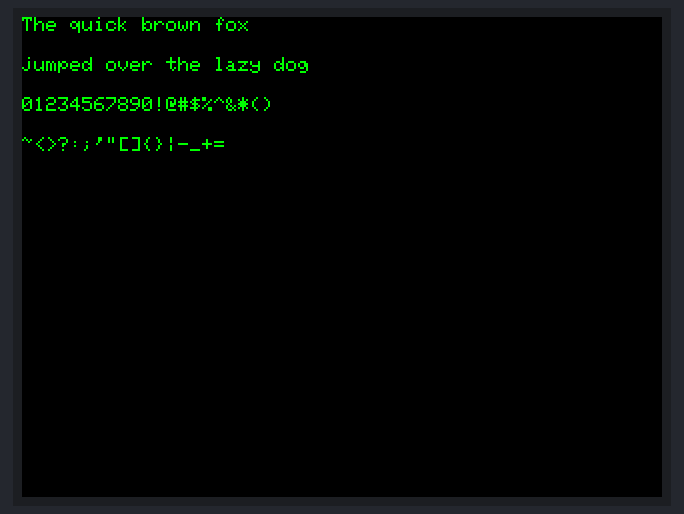
A sketch run on a simulated ESP32. Parts: 320×240 colour display.

Above: at 0.4 s.
At 2.5 s:
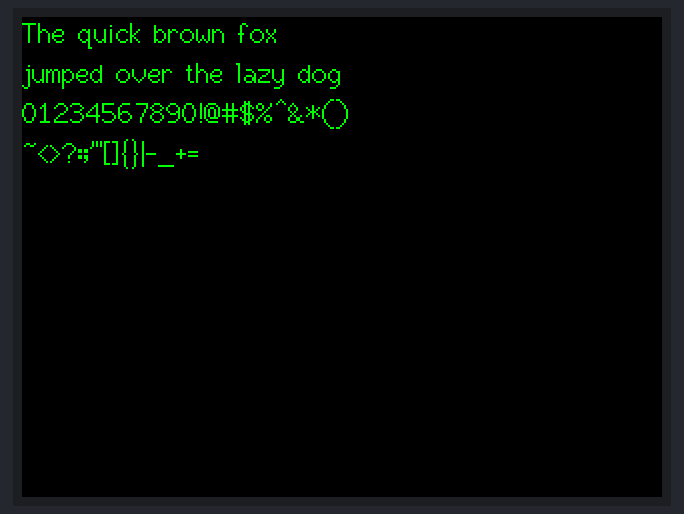
At 4.6 s:
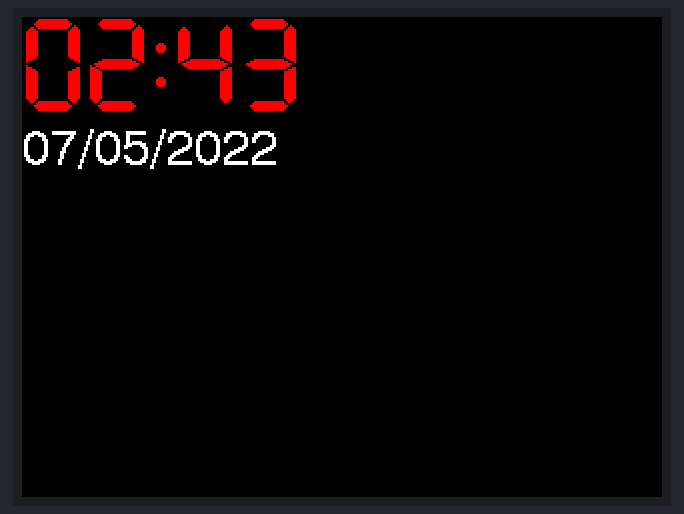

Measured:
- by itself, everything shown: repeats every 6.3 s, in 3 steps
- what the display in image 1 shows lasts 2.1 s, from 2.4 s to 4.5 s

The sketch:

80x160_TextDemo.ino
```cpp
#include <TFT_eSPI.h>
#include <SPI.h>

TFT_eSPI tft=TFT_eSPI();

void setup() {
  tft.init();
  tft.fillScreen(TFT_BLACK);
  tft.setRotation(3);
}

void loop() {

  textTest(1);
  delay(2000);

  textTest(2);
  delay(2000);

  // Clock Text Demo
  tft.fillScreen(TFT_BLACK);
  tft.setTextColor(TFT_RED, TFT_BLACK);

  tft.drawString("02:43", 0, 0, 7);
  tft.setTextColor(TFT_WHITE, TFT_BLACK);
  tft.drawString("07/05/2022", 0, 55, 4);

  delay(2000);

}

void textTest(int fontType) {

  tft.fillScreen(TFT_BLACK);
  tft.setTextColor(TFT_GREEN, TFT_BLACK);

  tft.drawString("The quick brown fox", 0, 0, fontType);
  tft.drawString("jumped over the lazy dog", 0, 20, fontType);
  tft.drawString("01234567890!@#$%^&*()", 0, 40, fontType);
  tft.drawString("~<>?:;\'\"[]\{}|-_+=", 0, 60, fontType);

}
```
